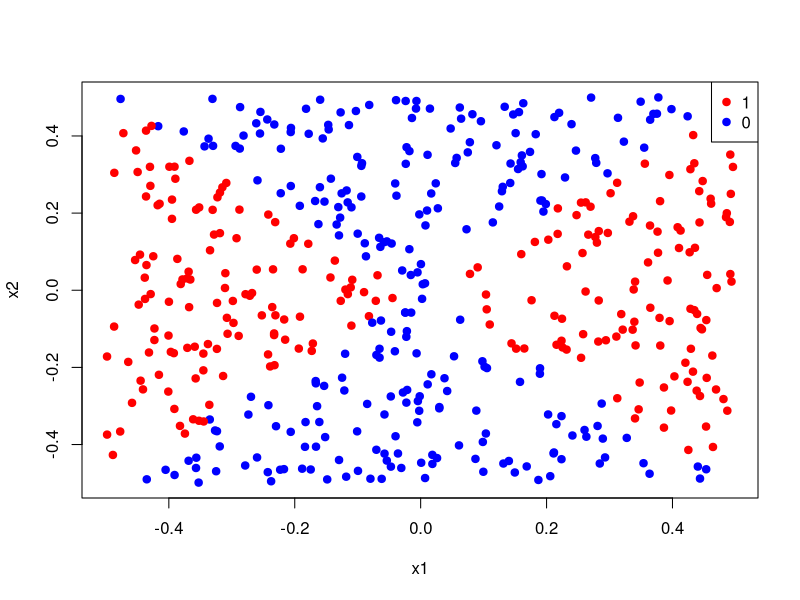
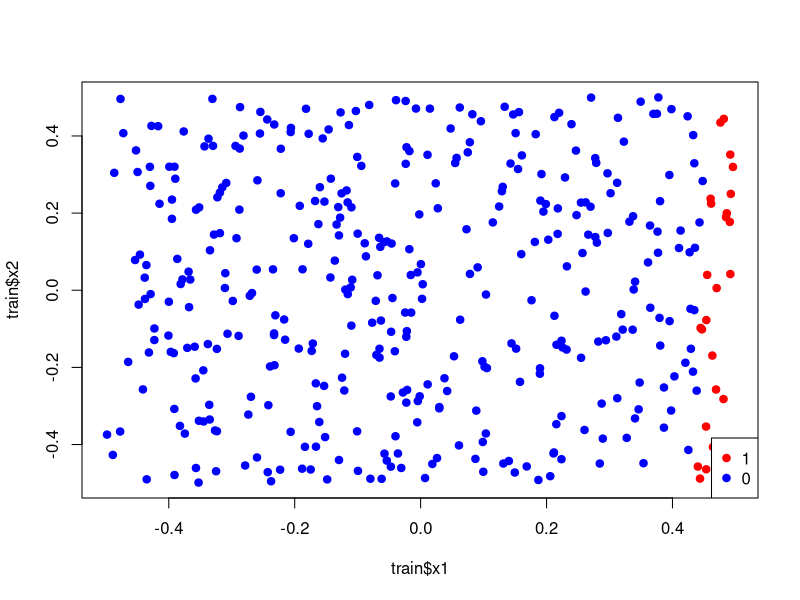
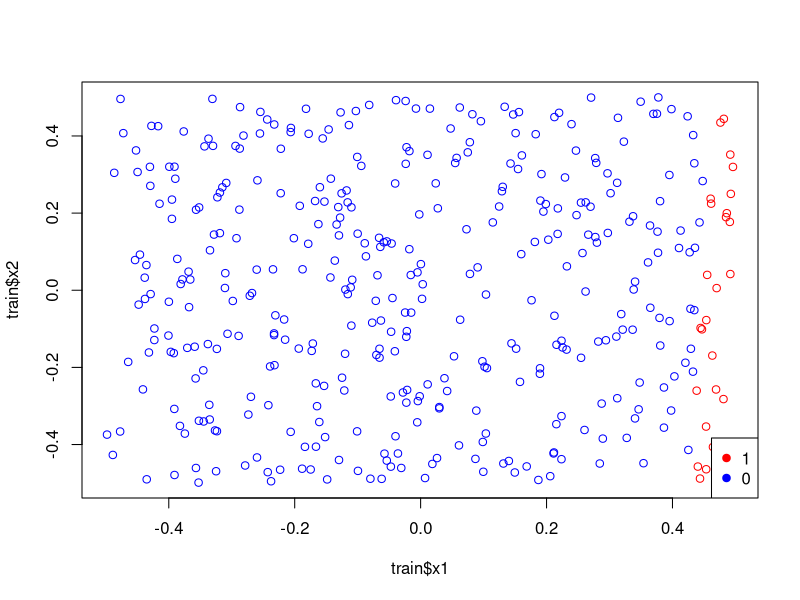
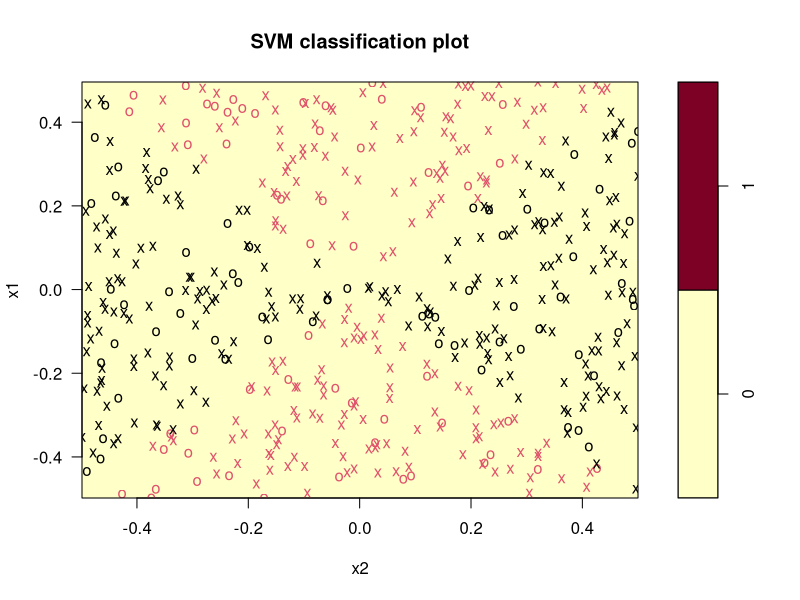
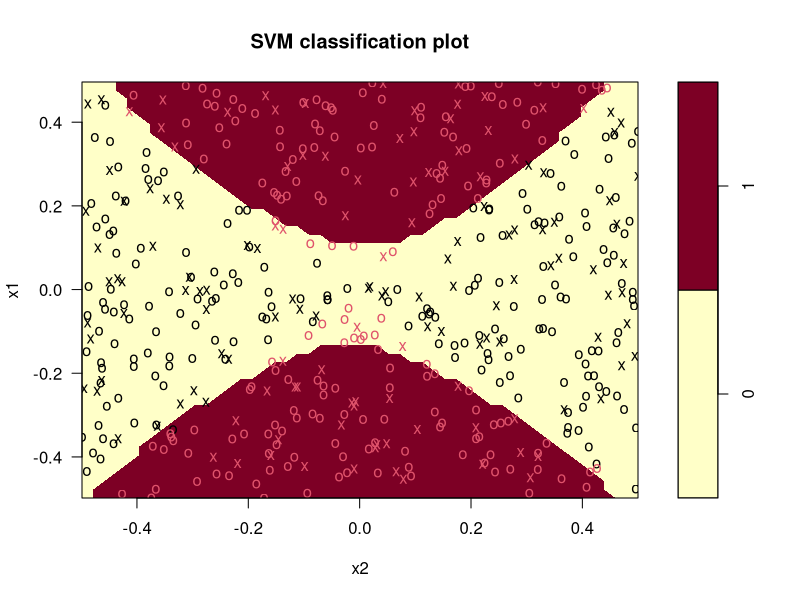

Write R code to recreate these figures, in order.
# We have seen that we can fit an SVM with a non-linear kernel in order
# to perform classification using a non-linear decision boundary. We will
# now see that we can also obtain a non-linear decision boundary by
# performing logistic regression using non-linear transformations of the
# features.

rm(list=ls())

# (a) Generate a data set with n = 500 and p = 2, such that the observations 
#     belong to two classes with a quadratic decision boundary
#     between them. For instance, you can do this as follows:

set.seed(1)
x1 <- runif(500) - 0.5
summary(x1)
x2 <- runif(500) - 0.5
y <- 1 * (x1^2 - x2^2 > 0)
head(y)
mydf <- data.frame(x1=x1,x2=x2,y=as.factor(y))

#(b) Plot the observations, colored according to their class labels.
#    Your plot should display X1 on the x-axis, and X2 on the y-axis.

plot(x1,x2, col = ifelse(y == 1, 'red', 'blue'), pch = 19)
legend('topright',c('1','0'), col=c('red','blue'), pch=19)

#(c) Fit a logistic regression model to the data, using X1 and X2 as
#    predictors.

logisticreg <- glm(y~x1+x2, family=binomial, data=mydf)
summary(logisticreg)

# (d) Apply this model to the training data in order to obtain a predicted class 
#     label for each training observation. Plot the observations, colored according 
#     to the predicted class labels. The decision boundary should be linear.

n <- nrow(mydf)
trainIndex <- sample(1:n, size = n*0.8)
train <- mydf[trainIndex,]
log.pred <- predict(logisticreg, newdata = train)
plot(train$x1,train$x2, col = ifelse(log.pred >= 0, 'red', 'blue'), pch=19)
legend('bottomright',c('1','0'), col=c('red','blue'), pch=19)


# (e) Now fit a logistic regression model to the data using non-linear
#     functions of X1 and X2 as predictors (e.g. X1^2, X1*X2, log(X2), and so forth).

log1 <- glm(y~(x1*x2), family=binomial, data=mydf)

# (f) Apply this model to the training data in order to obtain a predicted class 
#     label for each training observation. Plot the observations, colored according 
#     to the predicted class labels. The decision boundary should be obviously non-linear. 
#     If it is not, then repeat (a)-(e) until you come up with an example in which
#     the predicted class labels are obviously non-linear.

log.pred <- predict(log1, newdata = train)
plot(train$x1,train$x2, col = ifelse(log.pred >= 0, 'red', 'blue'))
legend('bottomright',c('1','0'), col=c('red','blue'), pch=19)

# (g) Fit a support vector classifier to the data with X1 and X2 as
#     predictors. Obtain a class prediction for each training observation. 
#     Plot the observations, colored according to the predicted
#     class labels.

library(e1071)
set.seed(1)
svmfit <- svm(y~x1+x2, data = train, kernel = 'linear')
plot(svmfit, mydf)

# (h) Fit a SVM using a non-linear kernel to the data. Obtain a class
#     prediction for each training observation. Plot the observations,
#     colored according to the predicted class labels.

svmfit <- svm(y~x1+x2, data = train, kernel = 'radial')
plot(svmfit, mydf)

# (i) Comment on your results